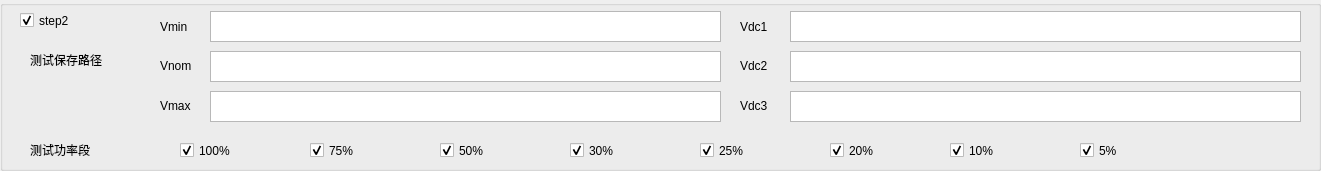
  <widget class="QGroupBox" name="groupBox_5">
   <property name="geometry">
    <rect>
     <x>0</x>
     <y>600</y>
     <width>1321</width>
     <height>171</height>
    </rect>
   </property>
   <property name="title">
    <string/>
   </property>
   <widget class="QCheckBox" name="checkBox_S2">
    <property name="geometry">
     <rect>
      <x>20</x>
      <y>10</y>
      <width>81</width>
      <height>21</height>
     </rect>
    </property>
    <property name="text">
     <string>step2</string>
    </property>
    <property name="checked">
     <bool>true</bool>
    </property>
   </widget>
   <widget class="QCheckBox" name="checkBox_S2_Pn_75">
    <property name="geometry">
     <rect>
      <x>310</x>
      <y>140</y>
      <width>101</width>
      <height>21</height>
     </rect>
    </property>
    <property name="text">
     <string>75%</string>
    </property>
    <property name="checked">
     <bool>true</bool>
    </property>
   </widget>
   <widget class="QCheckBox" name="checkBox_S2_Pn_100">
    <property name="geometry">
     <rect>
      <x>180</x>
      <y>140</y>
      <width>101</width>
      <height>21</height>
     </rect>
    </property>
    <property name="text">
     <string>100%</string>
    </property>
    <property name="checked">
     <bool>true</bool>
    </property>
   </widget>
   <widget class="QCheckBox" name="checkBox_S2_Pn_50">
    <property name="geometry">
     <rect>
      <x>440</x>
      <y>140</y>
      <width>101</width>
      <height>21</height>
     </rect>
    </property>
    <property name="text">
     <string>50%</string>
    </property>
    <property name="checked">
     <bool>true</bool>
    </property>
   </widget>
   <widget class="QLabel" name="label_24">
    <property name="geometry">
     <rect>
      <x>30</x>
      <y>140</y>
      <width>101</width>
      <height>20</height>
     </rect>
    </property>
    <property name="text">
     <string>测试功率段</string>
    </property>
   </widget>
   <widget class="QCheckBox" name="checkBox_S2_Pn_20">
    <property name="geometry">
     <rect>
      <x>830</x>
      <y>140</y>
      <width>101</width>
      <height>21</height>
     </rect>
    </property>
    <property name="text">
     <string>20%</string>
    </property>
    <property name="checked">
     <bool>true</bool>
    </property>
   </widget>
   <widget class="QCheckBox" name="checkBox_S2_Pn_30">
    <property name="geometry">
     <rect>
      <x>570</x>
      <y>140</y>
      <width>101</width>
      <height>21</height>
     </rect>
    </property>
    <property name="text">
     <string>30%</string>
    </property>
    <property name="checked">
     <bool>true</bool>
    </property>
   </widget>
   <widget class="QCheckBox" name="checkBox_S2_Pn_25">
    <property name="geometry">
     <rect>
      <x>700</x>
      <y>140</y>
      <width>101</width>
      <height>21</height>
     </rect>
    </property>
    <property name="text">
     <string>25%</string>
    </property>
    <property name="checked">
     <bool>true</bool>
    </property>
   </widget>
   <widget class="QCheckBox" name="checkBox_S2_Pn_5">
    <property name="geometry">
     <rect>
      <x>1080</x>
      <y>140</y>
      <width>101</width>
      <height>21</height>
     </rect>
    </property>
    <property name="text">
     <string>5%</string>
    </property>
    <property name="checked">
     <bool>true</bool>
    </property>
   </widget>
   <widget class="QCheckBox" name="checkBox_S2_Pn_10">
    <property name="geometry">
     <rect>
      <x>950</x>
      <y>140</y>
      <width>101</width>
      <height>21</height>
     </rect>
    </property>
    <property name="text">
     <string>10%</string>
    </property>
    <property name="checked">
     <bool>true</bool>
    </property>
   </widget>
   <widget class="QTextEdit" name="textEdit_S2_Vmax_PATH">
    <property name="geometry">
     <rect>
      <x>210</x>
      <y>91</y>
      <width>511</width>
      <height>31</height>
     </rect>
    </property>
    <property name="html">
     <string>&lt;!DOCTYPE HTML PUBLIC &quot;-//W3C//DTD HTML 4.0//EN&quot; &quot;http://www.w3.org/TR/REC-html40/strict.dtd&quot;&gt;
&lt;html&gt;&lt;head&gt;&lt;meta name=&quot;qrichtext&quot; content=&quot;1&quot; /&gt;&lt;style type=&quot;text/css&quot;&gt;
p, li { white-space: pre-wrap; }
&lt;/style&gt;&lt;/head&gt;&lt;body style=&quot; font-family:'宋体'; font-size:10pt; font-weight:400; font-style:normal;&quot;&gt;
&lt;p style=&quot;-qt-paragraph-type:empty; margin-top:0px; margin-bottom:0px; margin-left:0px; margin-right:0px; -qt-block-indent:0; text-indent:0px; font-family:'SimSun'; font-size:9pt;&quot;&gt;&lt;br /&gt;&lt;/p&gt;&lt;/body&gt;&lt;/html&gt;</string>
    </property>
   </widget>
   <widget class="QTextEdit" name="textEdit_S2_Vmin_PATH">
    <property name="geometry">
     <rect>
      <x>210</x>
      <y>11</y>
      <width>511</width>
      <height>31</height>
     </rect>
    </property>
    <property name="html">
     <string>&lt;!DOCTYPE HTML PUBLIC &quot;-//W3C//DTD HTML 4.0//EN&quot; &quot;http://www.w3.org/TR/REC-html40/strict.dtd&quot;&gt;
&lt;html&gt;&lt;head&gt;&lt;meta name=&quot;qrichtext&quot; content=&quot;1&quot; /&gt;&lt;style type=&quot;text/css&quot;&gt;
p, li { white-space: pre-wrap; }
&lt;/style&gt;&lt;/head&gt;&lt;body style=&quot; font-family:'宋体'; font-size:10pt; font-weight:400; font-style:normal;&quot;&gt;
&lt;p style=&quot;-qt-paragraph-type:empty; margin-top:0px; margin-bottom:0px; margin-left:0px; margin-right:0px; -qt-block-indent:0; text-indent:0px; font-family:'SimSun'; font-size:9pt;&quot;&gt;&lt;br /&gt;&lt;/p&gt;&lt;/body&gt;&lt;/html&gt;</string>
    </property>
   </widget>
   <widget class="QTextEdit" name="textEdit_S2_Vnom_PATH">
    <property name="geometry">
     <rect>
      <x>210</x>
      <y>51</y>
      <width>511</width>
      <height>31</height>
     </rect>
    </property>
    <property name="html">
     <string>&lt;!DOCTYPE HTML PUBLIC &quot;-//W3C//DTD HTML 4.0//EN&quot; &quot;http://www.w3.org/TR/REC-html40/strict.dtd&quot;&gt;
&lt;html&gt;&lt;head&gt;&lt;meta name=&quot;qrichtext&quot; content=&quot;1&quot; /&gt;&lt;style type=&quot;text/css&quot;&gt;
p, li { white-space: pre-wrap; }
&lt;/style&gt;&lt;/head&gt;&lt;body style=&quot; font-family:'宋体'; font-size:10pt; font-weight:400; font-style:normal;&quot;&gt;
&lt;p style=&quot;-qt-paragraph-type:empty; margin-top:0px; margin-bottom:0px; margin-left:0px; margin-right:0px; -qt-block-indent:0; text-indent:0px; font-family:'SimSun'; font-size:9pt;&quot;&gt;&lt;br /&gt;&lt;/p&gt;&lt;/body&gt;&lt;/html&gt;</string>
    </property>
   </widget>
   <widget class="QLabel" name="label_31">
    <property name="geometry">
     <rect>
      <x>160</x>
      <y>11</y>
      <width>41</width>
      <height>31</height>
     </rect>
    </property>
    <property name="text">
     <string>Vmin</string>
    </property>
   </widget>
   <widget class="QLabel" name="label_34">
    <property name="geometry">
     <rect>
      <x>160</x>
      <y>50</y>
      <width>41</width>
      <height>31</height>
     </rect>
    </property>
    <property name="text">
     <string>Vnom</string>
    </property>
   </widget>
   <widget class="QLabel" name="label_35">
    <property name="geometry">
     <rect>
      <x>160</x>
      <y>90</y>
      <width>41</width>
      <height>31</height>
     </rect>
    </property>
    <property name="text">
     <string>Vmax</string>
    </property>
   </widget>
   <widget class="QLabel" name="label_25">
    <property name="geometry">
     <rect>
      <x>30</x>
      <y>50</y>
      <width>111</width>
      <height>20</height>
     </rect>
    </property>
    <property name="text">
     <string>测试保存路径</string>
    </property>
   </widget>
   <widget class="QLabel" name="label_43">
    <property name="geometry">
     <rect>
      <x>740</x>
      <y>90</y>
      <width>41</width>
      <height>31</height>
     </rect>
    </property>
    <property name="text">
     <string>Vdc3</string>
    </property>
   </widget>
   <widget class="QLabel" name="label_44">
    <property name="geometry">
     <rect>
      <x>740</x>
      <y>11</y>
      <width>41</width>
      <height>31</height>
     </rect>
    </property>
    <property name="text">
     <string>Vdc1</string>
    </property>
   </widget>
   <widget class="QTextEdit" name="textEdit_S2_Vdc3_PATH">
    <property name="geometry">
     <rect>
      <x>790</x>
      <y>91</y>
      <width>511</width>
      <height>31</height>
     </rect>
    </property>
    <property name="html">
     <string>&lt;!DOCTYPE HTML PUBLIC &quot;-//W3C//DTD HTML 4.0//EN&quot; &quot;http://www.w3.org/TR/REC-html40/strict.dtd&quot;&gt;
&lt;html&gt;&lt;head&gt;&lt;meta name=&quot;qrichtext&quot; content=&quot;1&quot; /&gt;&lt;style type=&quot;text/css&quot;&gt;
p, li { white-space: pre-wrap; }
&lt;/style&gt;&lt;/head&gt;&lt;body style=&quot; font-family:'宋体'; font-size:10pt; font-weight:400; font-style:normal;&quot;&gt;
&lt;p style=&quot;-qt-paragraph-type:empty; margin-top:0px; margin-bottom:0px; margin-left:0px; margin-right:0px; -qt-block-indent:0; text-indent:0px; font-family:'SimSun'; font-size:9pt;&quot;&gt;&lt;br /&gt;&lt;/p&gt;&lt;/body&gt;&lt;/html&gt;</string>
    </property>
   </widget>
   <widget class="QTextEdit" name="textEdit_S2_Vdc1_PATH">
    <property name="geometry">
     <rect>
      <x>790</x>
      <y>11</y>
      <width>511</width>
      <height>31</height>
     </rect>
    </property>
    <property name="html">
     <string>&lt;!DOCTYPE HTML PUBLIC &quot;-//W3C//DTD HTML 4.0//EN&quot; &quot;http://www.w3.org/TR/REC-html40/strict.dtd&quot;&gt;
&lt;html&gt;&lt;head&gt;&lt;meta name=&quot;qrichtext&quot; content=&quot;1&quot; /&gt;&lt;style type=&quot;text/css&quot;&gt;
p, li { white-space: pre-wrap; }
&lt;/style&gt;&lt;/head&gt;&lt;body style=&quot; font-family:'宋体'; font-size:10pt; font-weight:400; font-style:normal;&quot;&gt;
&lt;p style=&quot;-qt-paragraph-type:empty; margin-top:0px; margin-bottom:0px; margin-left:0px; margin-right:0px; -qt-block-indent:0; text-indent:0px; font-family:'SimSun'; font-size:9pt;&quot;&gt;&lt;br /&gt;&lt;/p&gt;&lt;/body&gt;&lt;/html&gt;</string>
    </property>
   </widget>
   <widget class="QTextEdit" name="textEdit_S2_Vdc2_PATH">
    <property name="geometry">
     <rect>
      <x>790</x>
      <y>51</y>
      <width>511</width>
      <height>31</height>
     </rect>
    </property>
    <property name="html">
     <string>&lt;!DOCTYPE HTML PUBLIC &quot;-//W3C//DTD HTML 4.0//EN&quot; &quot;http://www.w3.org/TR/REC-html40/strict.dtd&quot;&gt;
&lt;html&gt;&lt;head&gt;&lt;meta name=&quot;qrichtext&quot; content=&quot;1&quot; /&gt;&lt;style type=&quot;text/css&quot;&gt;
p, li { white-space: pre-wrap; }
&lt;/style&gt;&lt;/head&gt;&lt;body style=&quot; font-family:'宋体'; font-size:10pt; font-weight:400; font-style:normal;&quot;&gt;
&lt;p style=&quot;-qt-paragraph-type:empty; margin-top:0px; margin-bottom:0px; margin-left:0px; margin-right:0px; -qt-block-indent:0; text-indent:0px; font-family:'SimSun'; font-size:9pt;&quot;&gt;&lt;br /&gt;&lt;/p&gt;&lt;/body&gt;&lt;/html&gt;</string>
    </property>
   </widget>
   <widget class="QLabel" name="label_45">
    <property name="geometry">
     <rect>
      <x>740</x>
      <y>50</y>
      <width>41</width>
      <height>31</height>
     </rect>
    </property>
    <property name="text">
     <string>Vdc2</string>
    </property>
   </widget>
  </widget>
